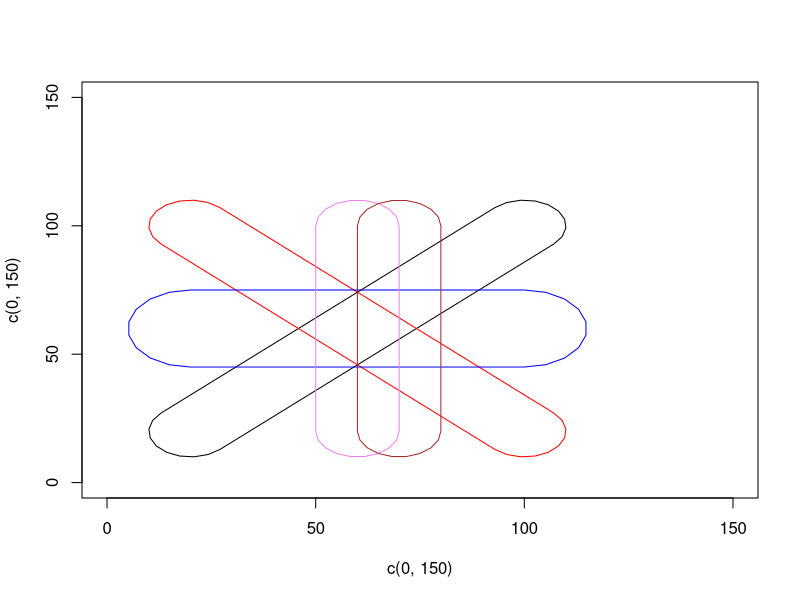
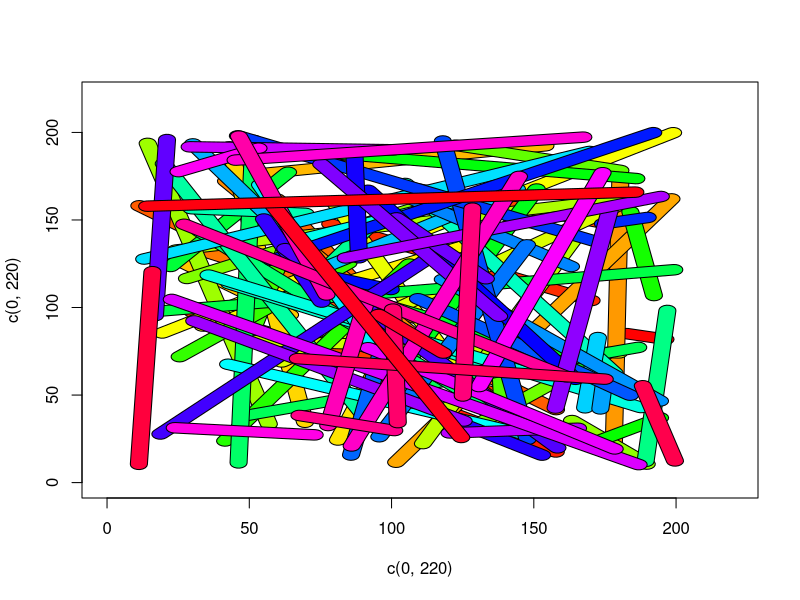

Generate these figures, in order, with R:

Pfrom = c(20,20);
Pto = c(100,100);

radius = 10;

ER <- function(Pfrom, Pto, radius) {
  x1 = Pfrom[1];
  y1 = Pfrom[2];
  x2 = Pto[1];
  y2 = Pto[2];
  
  
  
  if (x2 == x1) {
    theta = ifelse(y2 >= y1, pi/2, -pi/2);
  } else {
    theta = atan((y2-y1)/(x2-x1));
  }
  
  if (x2 < x1) {
    theta = theta + pi;
  }
  
  p1 = Pfrom + radius * c(cos(theta + pi/2), sin(theta+pi/2));
  p2 = Pfrom + radius * c(cos(theta + 1.5*pi), sin(theta+1.5*pi));
  p3 = Pto + radius * c(cos(theta - 0.5*pi), sin(theta- 0.5*pi));
  p4 = Pto + radius * c(cos(theta + 0.5*pi), sin(theta+ 0.5*pi));
  
  # if (sign((x2-x1) * (y2-y1)>=0)) {
  #   thetas1 = seq(from=theta + 0.5*pi, to= theta+1.5*pi, length.out=10);
  #   thetas2 = seq(from=theta - 0.5*pi, to= theta+0.5*pi, length.out=10);
  #   
  #   p12 =  cbind(Pfrom[1] + radius * cos(thetas1), Pfrom[2] + radius*sin(thetas1));
  #   p34 =  cbind(Pto[1] + radius * cos(thetas2), Pto[2] + radius*sin(thetas2));
  #   
  #   rr=rbind(p1,p12, p2, p3, p34, p4,p1);
  # } else {
    thetas1 = seq(from=theta + 0.5*pi, to= theta+1.5*pi, length.out=10);
    thetas2 = seq(from=theta - 0.5*pi, to= theta+0.5*pi, length.out=10);
    
    p12 =  cbind(Pfrom[1] + radius * cos(thetas1), Pfrom[2] + radius*sin(thetas1));
    p34 =  cbind(Pto[1] + radius * cos(thetas2), Pto[2] + radius*sin(thetas2));
    
    
    rr=rbind(p1,p12, p2, p3, p34, p4,p1);
    
  #  }
  
}
els = ER(c(20,20),c(100,100), 10);
plot(c(0,150),c(0,150),"n");
lines(els[,1],els[,2])

els2 = ER(c(100,20), c(20,100), 10)
lines(els2[,1],els2[,2],"l", col="red");

els3 = ER(c(20,60), c(100,60), 15);
lines(els3[,1],els3[,2],"l", col="blue");

els4 = ER(c(60,20), c(60,100), 10);
lines(els4[,1],els4[,2],"l", col="violet");

els4 = ER(c(70,100), c(70,20), 10);
lines(els4[,1],els4[,2],"l", col="brown");

plot(c(0,220),c(0,220),"n");
nrandom = 100;
x1=runif(100, min=10, max=200);
x2=runif(100, min=10, max=200);
y1=runif(100, min=10, max=200);
y2=runif(100, min=10, max=200);

rainb = rainbow(nrandom);
for (ii in 1:nrandom) {
  els = ER(c(x1[ii],y1[ii]),c(x2[ii],y2[ii]), 3);
  polygon(els[,1],els[,2], col=rainb[ii]);
}
